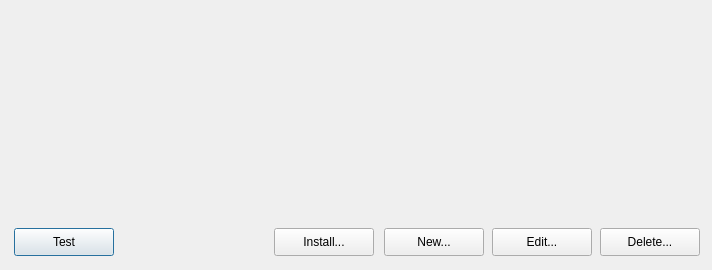
<?xml version="1.0" encoding="UTF-8"?><ui version="4.0"><class>IDD_FILEFILTERS</class>
<widget class="QDialog" name="IDD_FILEFILTERS">
<property name="geometry">
<rect><x>0</x><y>0</y>
<width>712</width><height>270</height></rect></property>
<property name="windowTitle"><string>"Filefilters"
</string></property>
<widget class="QPushButton" name="IDC_FILTERFILE_TEST_BTN">
<property name="geometry">
<rect><x>14</x><y>228</y><width>100</width><height>28</height></rect></property>
<property name="text"><string>Test</string></property>
</widget>
<widget class="QPushButton" name="IDC_FILTERFILE_INSTALL">
<property name="geometry">
<rect><x>274</x><y>228</y><width>100</width><height>28</height></rect></property>
<property name="text"><string>Install...</string></property>
</widget>
<widget class="QPushButton" name="IDC_FILTERFILE_NEWBTN">
<property name="geometry">
<rect><x>384</x><y>228</y><width>100</width><height>28</height></rect></property>
<property name="text"><string>New...</string></property>
</widget>
<widget class="QPushButton" name="IDC_FILTERFILE_EDITBTN">
<property name="geometry">
<rect><x>492</x><y>228</y><width>100</width><height>28</height></rect></property>
<property name="text"><string>Edit...</string></property>
</widget>
<widget class="QPushButton" name="IDC_FILTERFILE_DELETEBTN">
<property name="geometry">
<rect><x>600</x><y>228</y><width>100</width><height>28</height></rect></property>
<property name="text"><string>Delete...</string></property>
</widget>
</widget><resources/><connections/></ui>
